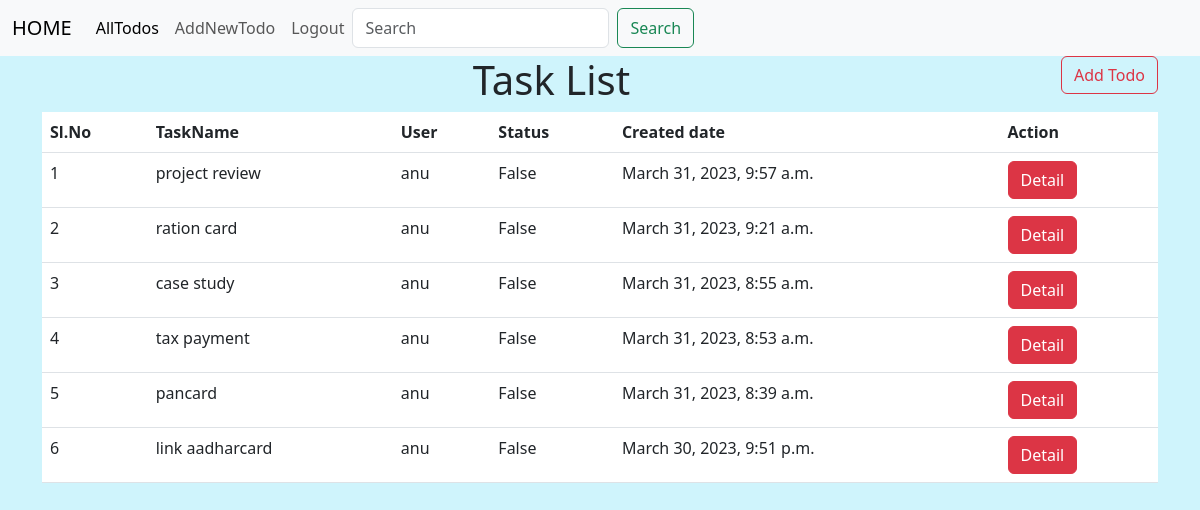
Screenshot of /todos/all/ (signed in) with the database file from the repository.
### todo/models.py (models this page shows, shortened)
class Task(models.Model):
    task_name=models.CharField(max_length=200)
    user=models.ForeignKey(User,on_delete=models.CASCADE)
    status=models.BooleanField(default=False)
    created_date=models.DateTimeField(auto_now_add=True)

### todo/views.py (the view)
# urls.py: path('todos/all/',views.TaskListView.as_view(),name="task-list"),
@method_decorator(signin_required,name="dispatch")
class TaskListView(ListView):
    model=Task
    template_name="task-list.html"
    context_object_name="tasks"
    def get_queryset(self):
        return Task.objects.filter(user=self.request.user).order_by("-created_date")

### todo/views.py (called while the page is built)
def signin_required(fn):
    def wrapper(request,*args,**kwargs):
        if not request.user.is_authenticated:
            messages.error(request,"login required")
            return redirect("signin")
        return fn(request,*args,**kwargs)
    return wrapper

### todo/templates/task-list.html (shortened to what this page needs)
{%extends 'base.html'%}
{%block bodyblock%}
<a href="{%url 'task-add'%}" class="btn btn-outline-danger at-4" style="float:right;">Add Todo</a>
<h1 class="text-center">Task List</h1>
<table class="table table-stripped">
    <tr>
        <th>Sl.No</th>
        <th>TaskName</th>
        <th>User</th>
        <th>Status</th>
        <th>Created date</th>
        <th>Action</th>
    </tr>
    {%for t in tasks%}
    <tr>
        <td>{{forloop.counter}}</td>
        <td>{{t.task_name}}</td>
        <td>{{t.user}}</td>
        <td>{{t.status}}</td>
        <td>{{t.created_date}}</td>
        <td>
            <a href="{%url 'task-detail' t.id%}" class="btn btn-danger text-white">Detail</a>
        </td>
    </tr>
    {%endfor%}
    {%endblock%}

### todo/templates/base.html (shortened to what this page needs)
<!DOCTYPE html>
<html lang="en">
<head>
    <link href="https://cdn.jsdelivr.net/npm/bootstrap@5.3.0-alpha2/dist/css/bootstrap.min.css" rel="stylesheet">
</head>
<body class="bg-info-subtle">
    <nav class="navbar navbar-expand-lg bg-body-tertiary">
        <div class="container-fluid">
          <a class="navbar-brand" href="{%url 'index'%}">HOME</a>
          <div class="collapse navbar-collapse" id="navbarSupportedContent">
            <ul class="navbar-nav me-auto mb-2 mb-lg-0">
              <li class="nav-item">
                <a class="nav-link active" aria-current="page" href="{%url 'task-list'%}">AllTodos</a>
              </li>
              <li class="nav-item">
                <a class="nav-link" href="{%url 'task-add'%}">AddNewTodo</a>
              </li>
              <li class="nav-item">
                <a class="nav-link" href="{%url 'signout'%}">Logout</a>
              </li>
            <form class="d-flex" role="search">
              <input class="form-control me-2" type="search" placeholder="Search" aria-label="Search">
              <button class="btn btn-outline-success" type="submit">Search</button>
            </form>
          </div>
        </div>
      </nav>
      <div class="container">
        {%block bodyblock%}
      {%endblock%}
      </div>
</body>
</html>

### rows the page displays
Task: task_name "project review", user "anu", status "False", created_date "March 31, 2023, 9:57 a.m."
Task: task_name "ration card", user "anu", status "False", created_date "March 31, 2023, 9:21 a.m."
Task: task_name "case study", user "anu", status "False", created_date "March 31, 2023, 8:55 a.m."
Task: task_name "tax payment", user "anu", status "False", created_date "March 31, 2023, 8:53 a.m."
Task: task_name "pancard", user "anu", status "False", created_date "March 31, 2023, 8:39 a.m."
Task: task_name "link aadharcard", user "anu", status "False", created_date "March 30, 2023, 9:51 p.m."
